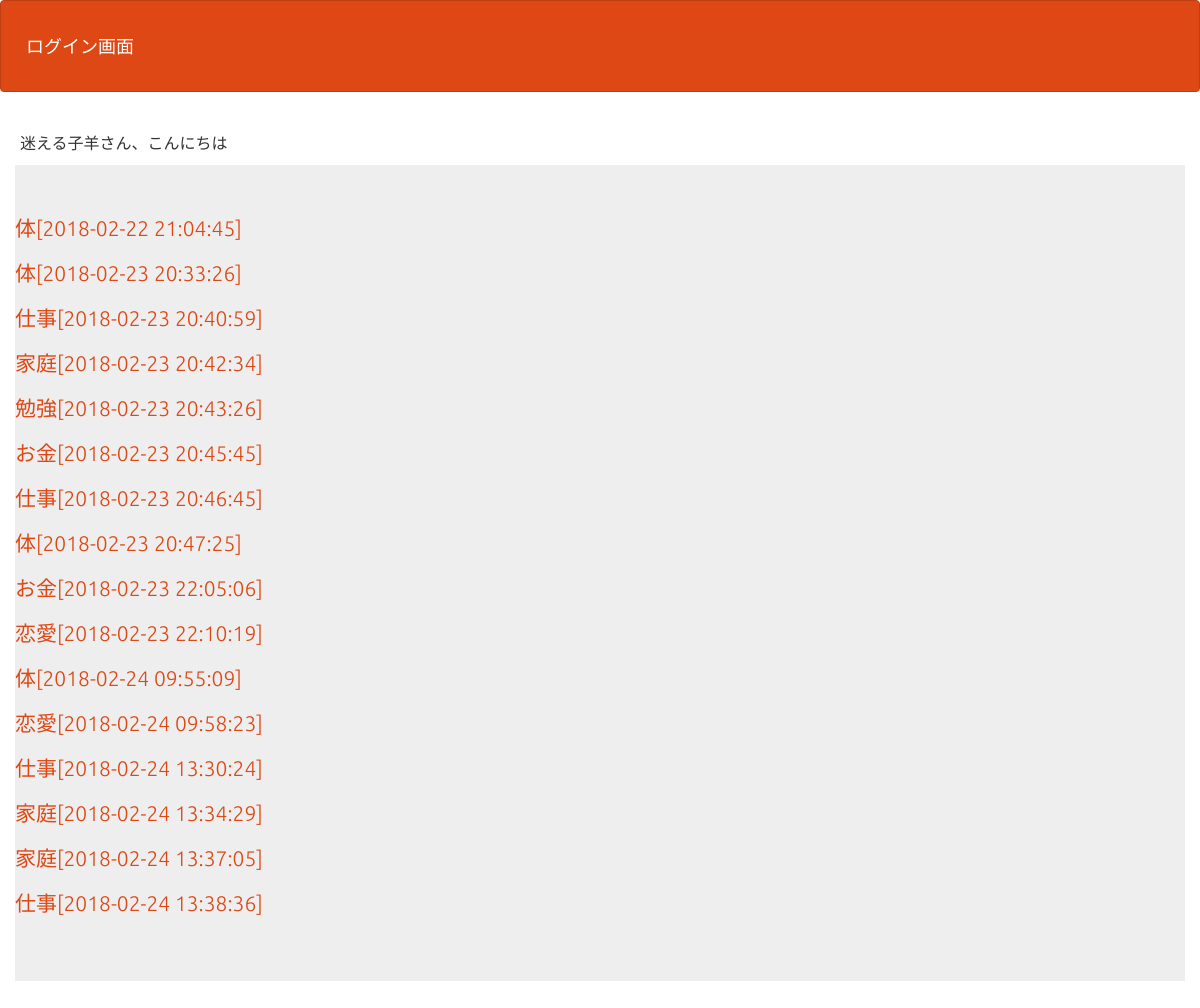
Page /select_open.php on the committed database.
### tables this page shows
CREATE TABLE IF NOT EXISTS `gs_an_table` (
`id` int(12) NOT NULL,
  `name` varchar(64) NOT NULL,
  `email` varchar(128) NOT NULL,
  `naiyou` text NOT NULL,
  `indate` datetime NOT NULL,
  `upfile` varchar(128) DEFAULT NULL,
  `important` int(64) DEFAULT NULL
);

### functions.php (called while the page is built, shortened)
<?php
function h($str){
  return htmlspecialchars($str, ENT_QUOTES, "UTF-8");
}
?>

### select_open.php (the view, shortened to what this page needs)
<?php
include("functions.php");
$pdo = db_con();
$stmt = $pdo->prepare("SELECT * FROM gs_an_table");
$status = $stmt->execute();
$view="";
if($status==false){
  queryError($stmt);
}else{
  while( $result = $stmt->fetch(PDO::FETCH_ASSOC)){
    $view .= '<p>';
    $view .= '<a href="detail_open.php?id='.$result["id"].'">';
    $view .= h($result["name"])."[".h($result["indate"])."]";
    $view .= '</a>　';
    $view .= '<a href="delete.php?id='.$result["id"].'">';
    $view .= '</a>';
    $view .= '</p>';
  }
}
?>
<!DOCTYPE html>
<html lang="ja">
<head>
<link rel="stylesheet" href="css/range.css">
<link href="css/bootstrap.min.css" rel="stylesheet">
</head>
<body id="main">
<header>
  <nav class="navbar navbar-default">
    <div class="container-fluid">
      <div class="navbar-header">
      <a class="navbar-brand" href="login.php">ログイン画面</a>
    </div>
  </nav>
</header>
<div>
    <div>迷える子羊さん、こんにちは</div>
    <div class="container jumbotron"><?=$view?></div>
  </div>
</body>
</html>

### select_open.php (style rules this page uses)
div { padding: 10px;font-size:16px; }

### rows in the picture
gs_an_table: value "体[2018-02-22 21:04:45]"
gs_an_table: value "体[2018-02-23 20:33:26]"
gs_an_table: value "仕事[2018-02-23 20:40:59]"
gs_an_table: value "家庭[2018-02-23 20:42:34]"
gs_an_table: value "勉強[2018-02-23 20:43:26]"
gs_an_table: value "お金[2018-02-23 20:45:45]"
gs_an_table: value "仕事[2018-02-23 20:46:45]"
gs_an_table: value "体[2018-02-23 20:47:25]"
gs_an_table: value "お金[2018-02-23 22:05:06]"
gs_an_table: value "恋愛[2018-02-23 22:10:19]"
gs_an_table: value "体[2018-02-24 09:55:09]"
gs_an_table: value "恋愛[2018-02-24 09:58:23]"
gs_an_table: value "仕事[2018-02-24 13:30:24]"
gs_an_table: value "家庭[2018-02-24 13:34:29]"
gs_an_table: value "家庭[2018-02-24 13:37:05]"
gs_an_table: value "仕事[2018-02-24 13:38:36]"
